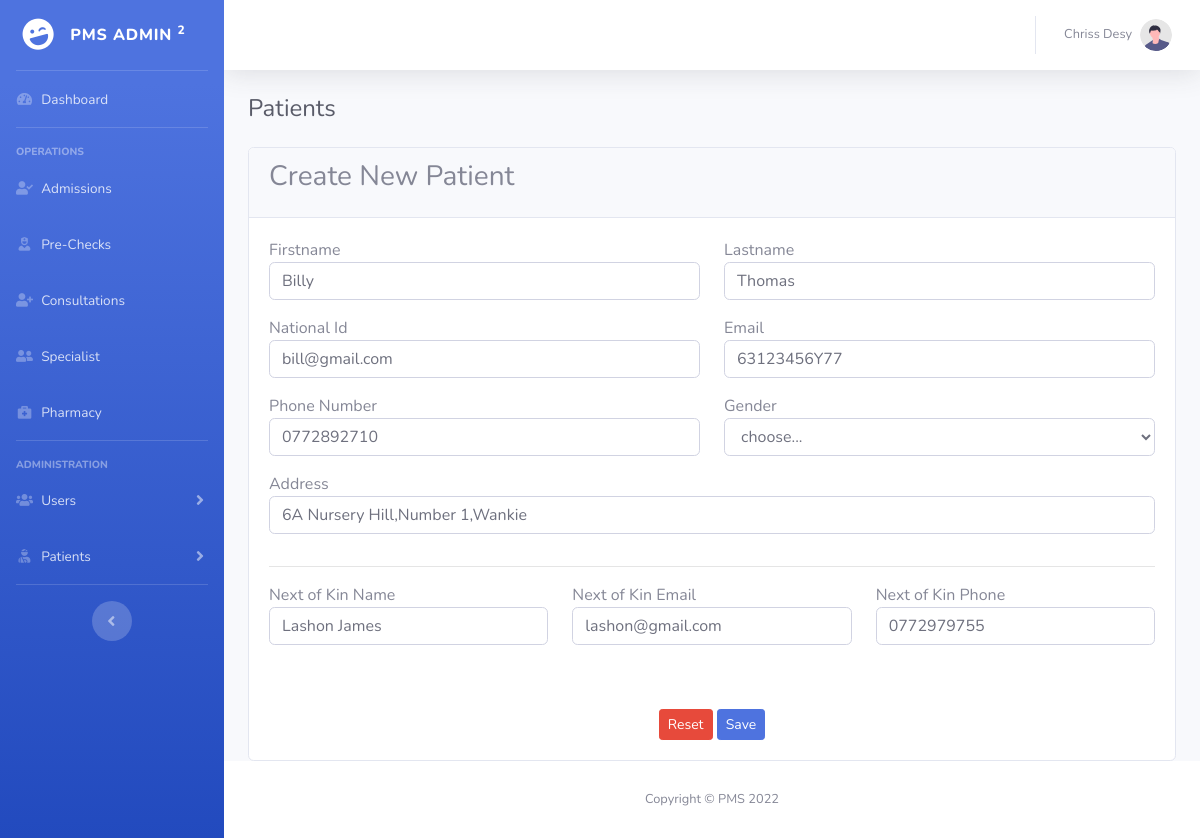
Page /admin/edit-patient.php?id=1 (signed in) on the committed database.
### tables this page shows
CREATE TABLE `patients` (
  `id` int NOT NULL AUTO_INCREMENT,
  `fname` varchar(45) DEFAULT NULL,
  `lname` varchar(45) DEFAULT NULL,
  `email` varchar(95) DEFAULT NULL,
  `natid` varchar(45) DEFAULT NULL,
  `gender` varchar(45) DEFAULT NULL,
  `phone` varchar(45) DEFAULT NULL,
  `address` varchar(150) DEFAULT NULL,
  `patid` varchar(45) DEFAULT NULL,
  `date` date DEFAULT NULL,
  `status` varchar(45) DEFAULT NULL,
  `kin_name` varchar(45) DEFAULT NULL,
  `kin_email` varchar(95) DEFAULT NULL,
  `kin_phone` varchar(45) DEFAULT NULL,
  PRIMARY KEY (`id`),
  UNIQUE KEY `natid_UNIQUE` (`natid`),
  UNIQUE KEY `patid_UNIQUE` (`patid`)
);

### admin/edit-patient.php (the view, shortened to what this page needs)
<?php
    if(!isset($_REQUEST['id'])){
        exit("Error: No reference found");
    }
    else{
        $ref = $_REQUEST['id'];
    }
    include('./controllers/dbcon.php');
    include('./controllers/patientCon.php');
    $sql = "SELECT * FROM patients WHERE id='".$ref."'";
    $statement = $db->prepare($sql);
    $statement->execute();
    $result = $statement->fetchAll();
    if(sizeof($result) > 0){
        $r = $result[0];
    }
    else{
        $_SESSION['errorMessage'] = 'Patient Not Found';
    }
    include('./includes/header.php');
?>
<body id="page-top">
    <div id="wrapper">
        <?php include('./includes/sidebar.php'); ?>
        <div id="content-wrapper" class="d-flex flex-column">
            <div id="content">
                <?php include('./includes/navbar.php'); ?>
                <div class="container-fluid">
                    <h4 class="mb-4 text-gray-800">Patients</h4>
                    <div class="card">
                        <div class="card-header">
                            <h3 class="card-title">Create New Patient</h3>
                        </div>
                        <div class="card-body">
                            <form method="post">
                                <fieldset>
                                    <div class="row">
                                        <div class="col-md-6">
                                            <div class="form-group">
                                                Firstname
                                                <input type="text" name="fname" value="<?php echo $r['fname']; ?>" required placeholder="Firstname" class="form-control">
                                            </div>
                                        </div>
                                        <div class="col-md-6">
                                            <div class="form-group">
                                                Lastname
                                                <input type="text" name="lname" value="<?php echo $r['lname']; ?>" required placeholder="Lastname" class="form-control">
                                            </div>
                                        </div>
                                        <div class="col-md-6">
                                            <div class="form-group">
                                                National Id
                                                <input type="text" name="natid" value="<?php echo $r['natid']; ?>" required placeholder="National Id" class="form-control">
                                            </div>
                                        </div>
                                        <div class="col-md-6">
                                            <div class="form-group">
                                                Email
                                                <input type="email" name="email" value="<?php echo $r['email']; ?>" required placeholder="Email" class="form-control">
                                            </div>
                                        </div>
                                        <div class="col-md-6">
                                            <div class="form-group">
                                                Phone Number
                                                <input type="text" name="phone" value="<?php echo $r['phone']; ?>" required placeholder="Phone Number" class="form-control">
                                            </div>
                                        </div>
                                        <div class="col-md-6">
                                            <div class="form-group">
                                                Gender
                                                <select name="gender" value="<?php echo $r['gender']; ?>" required class="form-control">
                                                    <option value="" selected disabled>choose...</option>
                                                </select>
                                            </div>
                                        </div>
                                        <div class="col-md-12">
                                            <div class="form-group">
                                                Address
                                                <input type="text" value="<?php echo $r['address']; ?>" name="address" required placeholder="Address" class="form-control">
                                            </div>
                                        </div>
                                        <div class="col-md-12">
                                            <hr>
                                        </div>
                                        <div class="col-md-4">
                                            <div class="form-group">
                                                Next of Kin Name
                                                <input type="text" value="<?php echo $r['kin_name']; ?>" name="kname" required placeholder="Name" class="form-control">
                                            </div>
                                        </div>
                                        <div class="col-md-4">
                                            <div class="form-group">
                                                Next of Kin Email
                                                <input type="email" value="<?php echo $r['kin_email']; ?>" name="kemail" required placeholder="Email" class="form-control">
                                            </div>
                                        </div>
                                        <div class="col-md-4">
                                            <div class="form-group">
                                                Next of Kin Phone
                                                <input type="text" value="<?php echo $r['kin_phone']; ?>" name="kphone" required placeholder="Phone Number" class="form-control">
                                            </div>
                                        </div>
                                    </div>
                                    <br><br>
                                    <div class="text-center">
                                        <button type="reset" class="btn btn-sm btn-danger">Reset</button>
                                        <button type="submit" name="editPat" class="btn btn-sm btn-primary">
                                            Save
                                        </button>
                                    </div>
                                </fieldset>
                            </form>
                        </div>
                    </div>
                </div>
            </div>
            <?php include('./includes/footer.php'); ?>
        </div>
    </div>
</body>
</html>

### rows in the picture
patients: fname "Billy", lname "Thomas", natid "bill@gmail.com", email "63123456Y77", phone "0772892710", address "6A Nursery Hill,Number 1,Wankie", kname "Lashon James", kemail "lashon@gmail.com", kphone "0772979755"

### other values in the picture
$_SESSION['username'] "Chriss Desy"
